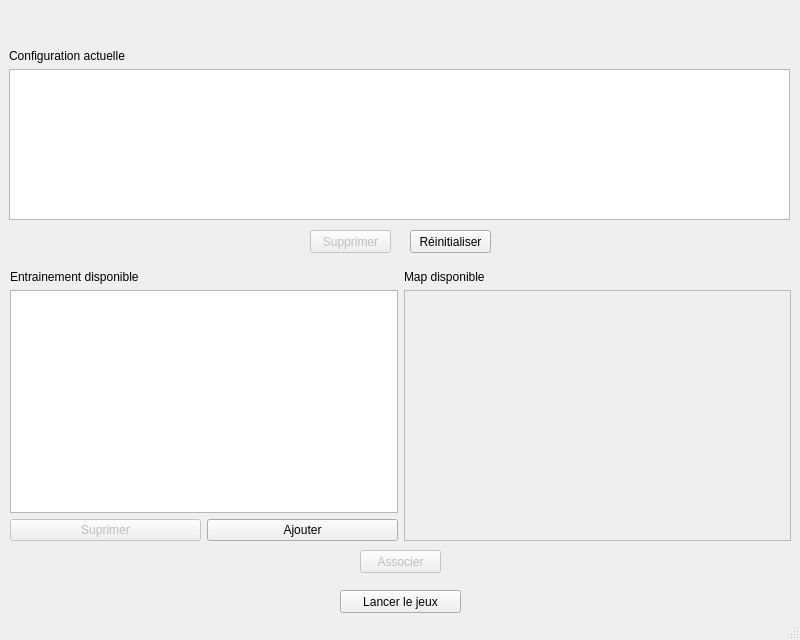
<?xml version="1.0" encoding="UTF-8"?>
<ui version="4.0">
 <class>MainWindow</class>
 <widget class="QMainWindow" name="MainWindow">
  <property name="geometry">
   <rect>
    <x>0</x>
    <y>0</y>
    <width>800</width>
    <height>640</height>
   </rect>
  </property>
  <property name="minimumSize">
   <size>
    <width>800</width>
    <height>640</height>
   </size>
  </property>
  <property name="maximumSize">
   <size>
    <width>800</width>
    <height>640</height>
   </size>
  </property>
  <property name="windowTitle">
   <string>RLTraining</string>
  </property>
  <property name="animated">
   <bool>false</bool>
  </property>
  <widget class="QWidget" name="centralwidget">
   <property name="minimumSize">
    <size>
     <width>800</width>
     <height>640</height>
    </size>
   </property>
   <property name="maximumSize">
    <size>
     <width>800</width>
     <height>640</height>
    </size>
   </property>
   <widget class="QWidget" name="verticalLayoutWidget">
    <property name="geometry">
     <rect>
      <x>9</x>
      <y>9</y>
      <width>781</width>
      <height>31</height>
     </rect>
    </property>
    <layout class="QVBoxLayout" name="verticalLayout">
     <item>
      <widget class="QLabel" name="label">
       <property name="text">
        <string/>
       </property>
      </widget>
     </item>
    </layout>
   </widget>
   <widget class="QWidget" name="horizontalLayoutWidget">
    <property name="geometry">
     <rect>
      <x>10</x>
      <y>270</y>
      <width>781</width>
      <height>271</height>
     </rect>
    </property>
    <layout class="QHBoxLayout" name="horizontalLayout">
     <item>
      <layout class="QVBoxLayout" name="verticalLayout_2">
       <item>
        <widget class="QLabel" name="listLabel">
         <property name="text">
          <string>Entrainement disponible</string>
         </property>
        </widget>
       </item>
       <item>
        <widget class="QListView" name="trainingListView"/>
       </item>
       <item>
        <layout class="QHBoxLayout" name="horizontalLayout_2">
         <item>
          <widget class="QPushButton" name="removeTrainingBtn">
           <property name="enabled">
            <bool>false</bool>
           </property>
           <property name="text">
            <string>Suprimer</string>
           </property>
          </widget>
         </item>
         <item>
          <widget class="QPushButton" name="addTrainingBtn">
           <property name="text">
            <string>Ajouter</string>
           </property>
          </widget>
         </item>
        </layout>
       </item>
      </layout>
     </item>
     <item>
      <layout class="QVBoxLayout" name="verticalLayout_3">
       <item>
        <widget class="QLabel" name="label_2">
         <property name="text">
          <string>Map disponible</string>
         </property>
        </widget>
       </item>
       <item>
        <widget class="QListView" name="mapListView">
         <property name="enabled">
          <bool>false</bool>
         </property>
        </widget>
       </item>
      </layout>
     </item>
    </layout>
   </widget>
   <widget class="QPushButton" name="associateBtn">
    <property name="enabled">
     <bool>false</bool>
    </property>
    <property name="geometry">
     <rect>
      <x>360</x>
      <y>550</y>
      <width>81</width>
      <height>23</height>
     </rect>
    </property>
    <property name="text">
     <string>Associer</string>
    </property>
   </widget>
   <widget class="QWidget" name="verticalLayoutWidget_4">
    <property name="geometry">
     <rect>
      <x>9</x>
      <y>49</y>
      <width>781</width>
      <height>171</height>
     </rect>
    </property>
    <layout class="QVBoxLayout" name="verticalLayout_4">
     <item>
      <widget class="QLabel" name="label_3">
       <property name="text">
        <string>Configuration actuelle</string>
       </property>
      </widget>
     </item>
     <item>
      <widget class="QListView" name="configurationListView"/>
     </item>
    </layout>
   </widget>
   <widget class="QPushButton" name="deleteBtn">
    <property name="enabled">
     <bool>false</bool>
    </property>
    <property name="geometry">
     <rect>
      <x>310</x>
      <y>230</y>
      <width>81</width>
      <height>23</height>
     </rect>
    </property>
    <property name="text">
     <string>Supprimer</string>
    </property>
   </widget>
   <widget class="QPushButton" name="resetBtn">
    <property name="enabled">
     <bool>true</bool>
    </property>
    <property name="geometry">
     <rect>
      <x>410</x>
      <y>230</y>
      <width>81</width>
      <height>23</height>
     </rect>
    </property>
    <property name="text">
     <string>Réinitialiser</string>
    </property>
   </widget>
   <widget class="QPushButton" name="start">
    <property name="enabled">
     <bool>true</bool>
    </property>
    <property name="geometry">
     <rect>
      <x>340</x>
      <y>590</y>
      <width>121</width>
      <height>23</height>
     </rect>
    </property>
    <property name="text">
     <string>Lancer le jeux</string>
    </property>
   </widget>
  </widget>
  <widget class="QMenuBar" name="menubar">
   <property name="enabled">
    <bool>false</bool>
   </property>
   <property name="geometry">
    <rect>
     <x>0</x>
     <y>0</y>
     <width>800</width>
     <height>21</height>
    </rect>
   </property>
  </widget>
  <widget class="QStatusBar" name="statusbar">
   <property name="enabled">
    <bool>false</bool>
   </property>
  </widget>
 </widget>
 <resources/>
 <connections>
  <connection>
   <sender>trainingListView</sender>
   <signal>clicked(QModelIndex)</signal>
   <receiver>MainWindow</receiver>
   <slot>showMapList()</slot>
   <hints>
    <hint type="sourcelabel">
     <x>204</x>
     <y>330</y>
    </hint>
    <hint type="destinationlabel">
     <x>399</x>
     <y>319</y>
    </hint>
   </hints>
  </connection>
  <connection>
   <sender>mapListView</sender>
   <signal>clicked(QModelIndex)</signal>
   <receiver>MainWindow</receiver>
   <slot>showAssociateBtn()</slot>
   <hints>
    <hint type="sourcelabel">
     <x>596</x>
     <y>325</y>
    </hint>
    <hint type="destinationlabel">
     <x>399</x>
     <y>319</y>
    </hint>
   </hints>
  </connection>
  <connection>
   <sender>associateBtn</sender>
   <signal>clicked()</signal>
   <receiver>MainWindow</receiver>
   <slot>associateTrainingToMap()</slot>
   <hints>
    <hint type="sourcelabel">
     <x>397</x>
     <y>592</y>
    </hint>
    <hint type="destinationlabel">
     <x>399</x>
     <y>319</y>
    </hint>
   </hints>
  </connection>
  <connection>
   <sender>configurationListView</sender>
   <signal>clicked(QModelIndex)</signal>
   <receiver>MainWindow</receiver>
   <slot>showTrainingRemoveBtn()</slot>
   <hints>
    <hint type="sourcelabel">
     <x>399</x>
     <y>155</y>
    </hint>
    <hint type="destinationlabel">
     <x>399</x>
     <y>319</y>
    </hint>
   </hints>
  </connection>
  <connection>
   <sender>resetBtn</sender>
   <signal>clicked()</signal>
   <receiver>MainWindow</receiver>
   <slot>resetTraining()</slot>
   <hints>
    <hint type="sourcelabel">
     <x>450</x>
     <y>262</y>
    </hint>
    <hint type="destinationlabel">
     <x>399</x>
     <y>319</y>
    </hint>
   </hints>
  </connection>
  <connection>
   <sender>deleteBtn</sender>
   <signal>clicked()</signal>
   <receiver>MainWindow</receiver>
   <slot>removeTrainingConfiguration()</slot>
   <hints>
    <hint type="sourcelabel">
     <x>350</x>
     <y>262</y>
    </hint>
    <hint type="destinationlabel">
     <x>399</x>
     <y>319</y>
    </hint>
   </hints>
  </connection>
  <connection>
   <sender>start</sender>
   <signal>clicked()</signal>
   <receiver>MainWindow</receiver>
   <slot>startGame()</slot>
   <hints>
    <hint type="sourcelabel">
     <x>400</x>
     <y>622</y>
    </hint>
    <hint type="destinationlabel">
     <x>399</x>
     <y>319</y>
    </hint>
   </hints>
  </connection>
  <connection>
   <sender>addTrainingBtn</sender>
   <signal>clicked()</signal>
   <receiver>MainWindow</receiver>
   <slot>showAddTrainingWindow()</slot>
   <hints>
    <hint type="sourcelabel">
     <x>204</x>
     <y>548</y>
    </hint>
    <hint type="destinationlabel">
     <x>399</x>
     <y>319</y>
    </hint>
   </hints>
  </connection>
  <connection>
   <sender>removeTrainingBtn</sender>
   <signal>clicked()</signal>
   <receiver>MainWindow</receiver>
   <slot>removeTraining()</slot>
   <hints>
    <hint type="sourcelabel">
     <x>107</x>
     <y>547</y>
    </hint>
    <hint type="destinationlabel">
     <x>399</x>
     <y>319</y>
    </hint>
   </hints>
  </connection>
 </connections>
 <slots>
  <slot>showFileDialog()</slot>
  <slot>showMapList()</slot>
  <slot>showAssociateBtn()</slot>
  <slot>associateTrainingToMap()</slot>
  <slot>showTrainingRemoveBtn()</slot>
  <slot>resetTraining()</slot>
  <slot>removeTrainingConfiguration()</slot>
  <slot>startGame()</slot>
  <slot>showAddTrainingWindow()</slot>
  <slot>removeTraining()</slot>
 </slots>
</ui>
